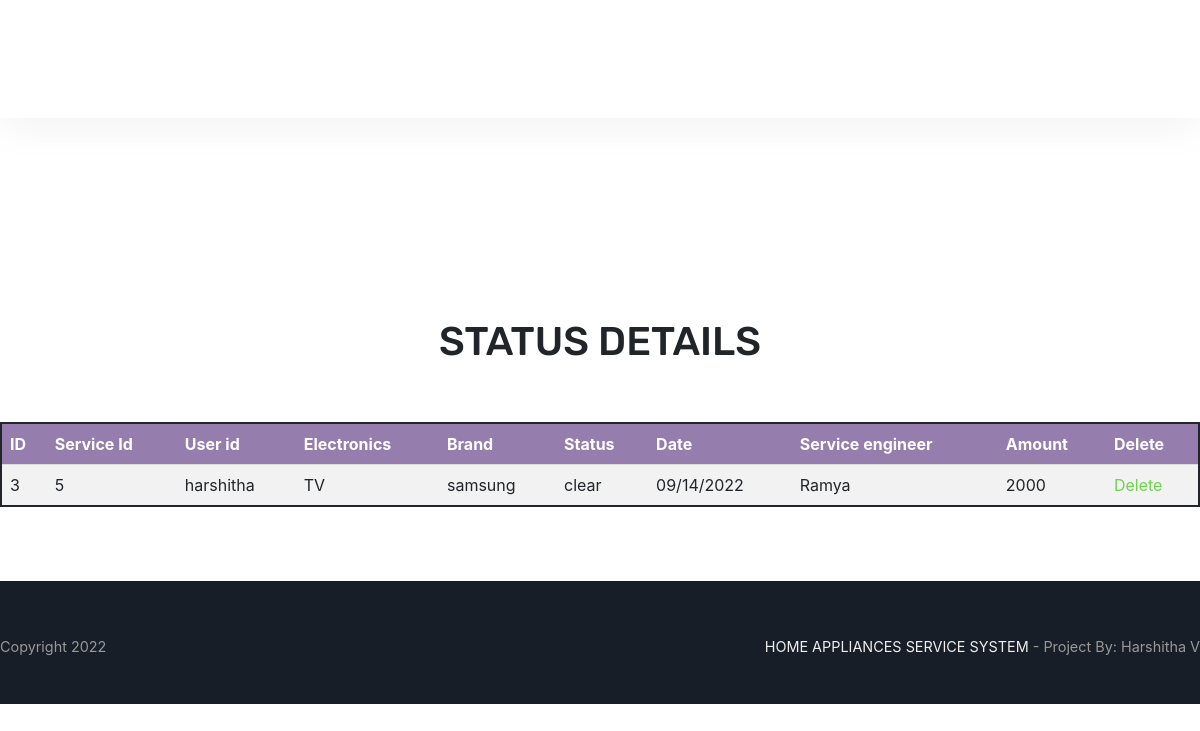
Page /Viewstatus.php on the committed database.
### tables this page shows
CREATE TABLE IF NOT EXISTS `status` (
  `id` int(4) NOT NULL AUTO_INCREMENT,
  `Serviceid` varchar(100) NOT NULL,
  `Uid` varchar(100) NOT NULL,
  `Electronics` varchar(100) NOT NULL,
  `Brand` varchar(100) NOT NULL,
  `Status` varchar(100) NOT NULL,
  `Sdate` varchar(100) NOT NULL,
  `Serviceeng` varchar(100) NOT NULL,
  `Amt` varchar(100) NOT NULL,
  PRIMARY KEY (`id`)
);

### Viewstatus.php (the view, shortened to what this page needs)
<?php
include('Adminheader.php');
?>
<div align="center">
<form action="" name="register"  id="register" method="post">
	<br>
<h1>STATUS DETAILS</h1>
<br>
<br>
	<table>
			<th >ID</th>
			<th>Service Id</th>
			<th>User id</th>
			<th>Electronics</font></th>
			<th>Brand</font></th>
			<th>Status</font></th>
			<th>Date</font></th>
				<th >Service engineer</font></th>
				<th >Amount</font></th>
			 <th >Delete</font></td>
	<?php
	$query = "select * from status";
	$result = mysql_query($query) or die(mysql_error());
	while($row = mysql_fetch_assoc($result))
		{
 ?>
	<tr>
		<td><?php echo $row['id']; ?></td>
		<td><?php echo $row['Serviceid']; ?></font></td>
		<td><?php echo $row['Uid']; ?></font></td>
		<td ><?php echo $row['Electronics']; ?></font></td>
		<td><?php echo $row['Brand']; ?></font></td>
		<td ><?php echo $row['Status']; ?></font></td>
		<td><?php echo $row['Sdate']; ?></font></td>
		<td ><?php echo $row['Serviceeng']; ?></font></td>
			<td ><?php echo $row['Amt']; ?></font></td>
		<td><a href="?delete=<?php echo $row['id'];?>">Delete</a></font></td>
	</tr>
	<?php }  ?>
	</table>
	<br>
	</form>
</div>
<?php
include('footer.php');
?>

### assets/css/theme.css (style rules this page uses)
body { font-family: "Verdana", -apple-system, BlinkMacSystemFont, "Verdana", sans-serif; }
a { color: #6FD350; }
a, a:hover { transition: all 0.2s; }
.h1, .h2, .h3, .h4, .h5, .h6, h1, h2, h3, h4, h5, h6 { font-family: "Rubik", -apple-system, BlinkMacSystemFont, "Helvetica Neue", sans-serif; }

### Viewstatus.php (style rules this page uses)
body { background-image: url("https://encrypted-tbn0.gstatic.com/images?q=tbn:ANd9GcQQT2H1kXloCir74f9WAmVlADpR9fNbzOmapQ&usqp=CAU"); background-repeat:no-repeat; background-size: cover; }
table { border: 2px solid; width: 100%; top:100%; }
th, td { padding: 8px; text-align: left; border-bottom: 1px solid #ddd; }
tr:nth-child(even) { background-color: #f2f2f2 }
th { background-color: #957DAD; color: white; }

### rows in the picture
status: id "3", Serviceid "5", Uid "harshitha", Electronics "TV", Brand "samsung", Status "clear", Sdate "09/14/2022", Serviceeng "Ramya", Amt "2000"
